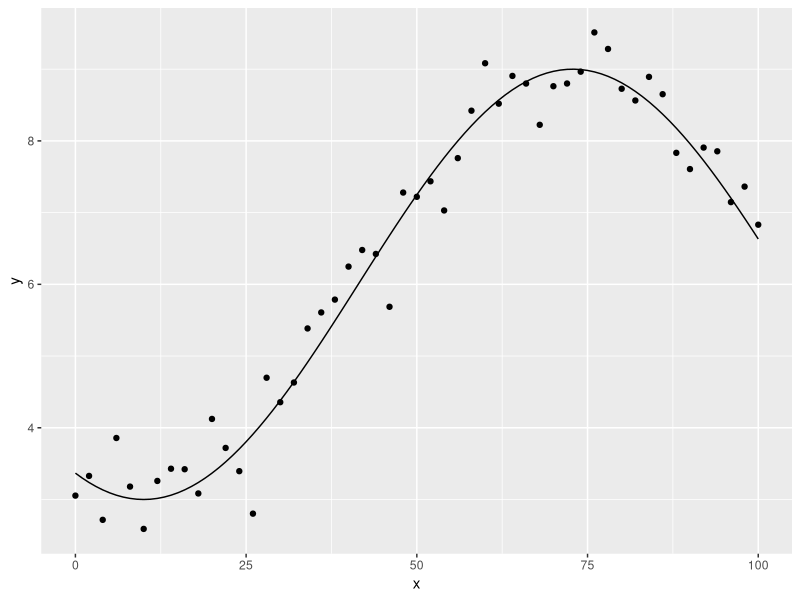
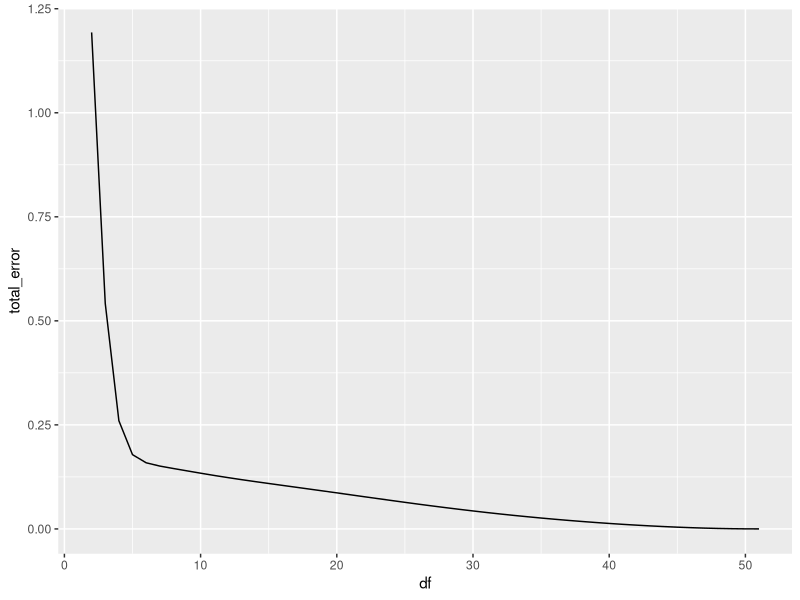
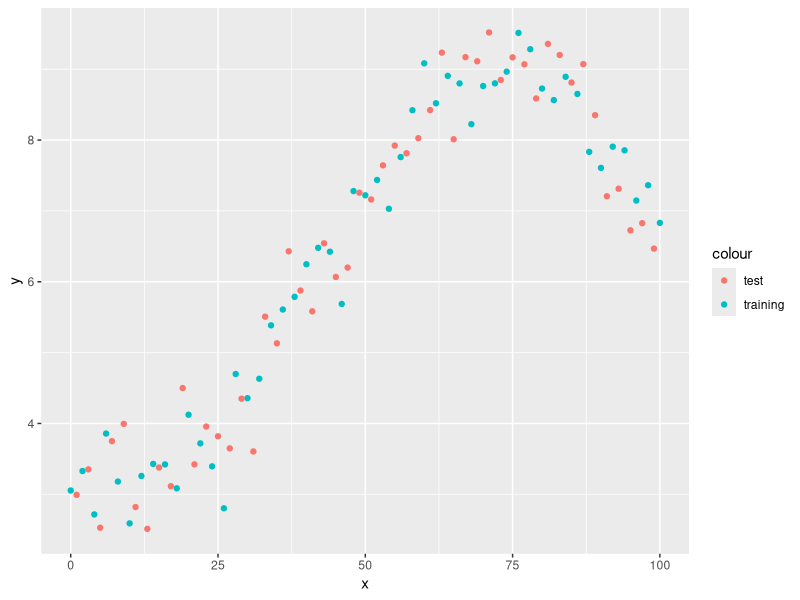
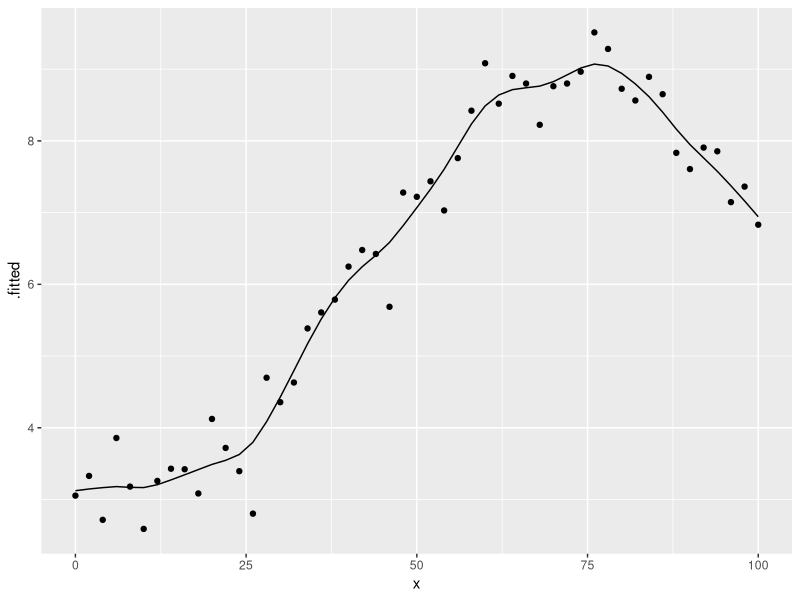
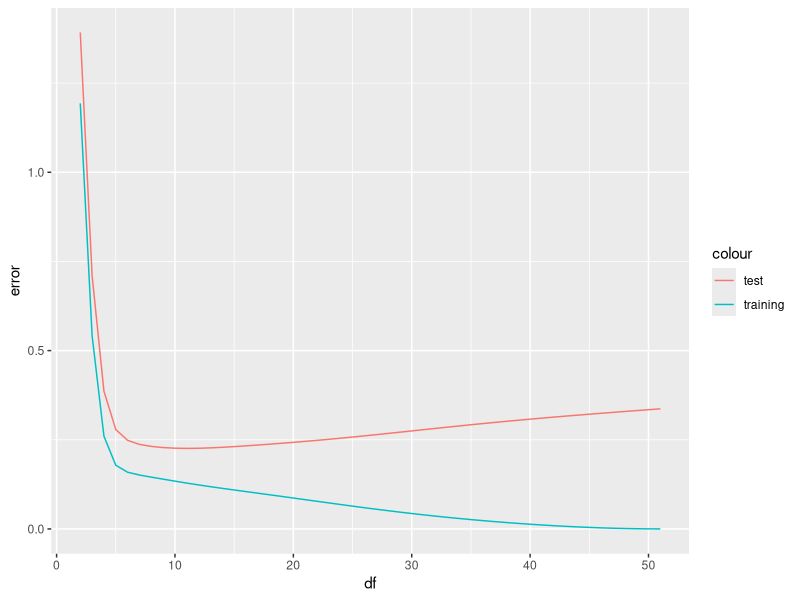

The R source for these figures, in order:
## ---- chunk 1
library(tidyverse)
## ---- chunk 2
set.seed(1)
f <- function(x) {
  y <- -3 * cos((x - 10) / 20) + 6

  return(y)
}

x <- seq(0, 100, 2)
fx <- f(x)
e <- rnorm(length(x), mean = 0, sd = 0.5)
y <- fx + e

values <- data.frame(
  x = x,
  fx = fx,
  e = e,
  y = y
)

values %>%
  ggplot(aes(x = x)) +
  stat_function(fun = f) +
  geom_point(aes(y = y))
## ---- chunk 3
create_spline <- function(values, degrees) {
  spline <- smooth.spline(values$x, values$y, df = degrees)

  return(spline)
}

splines_models <- lapply(as.list(2:length(x)), function(degree) {
  create_spline(values, degree)
})
splines <- append(list(NULL), lapply(splines_models, broom::augment))

head(splines[[2]])
## ---- chunk 4
error_variance <- var(e)

results <- data.frame(
  df = 2:length(x),
  total_error = sapply(2:length(x), function(i) {
    mean(splines[[i]]$.resid^2)
  })
)

results %>%
  ggplot(aes(x = df)) +
  geom_line(aes(y = total_error))
## ---- chunk 5
x_test <- seq(1, 100, 2)
e_test <- rnorm(length(x_test), mean = 0, sd = 0.5)
y_test <- f(x_test) + e_test

values_test <- data.frame(
  x = x_test,
  y = y_test
)

ggplot() +
  geom_point(data = values, aes(x = x, y = y, color = "training")) +
  geom_point(data = values_test, aes(x = x, y = y, color = "test")) 
## ---- chunk 6
all_predictions <- lapply(as.list(1:length(x_test)), function(i) {
  predictions <-  data.frame(predict(splines_models[[i]], x_test)) %>%
    mutate(
      df = i + 1,
      y_real = y_test,
      resid = y_test - y
    )
  
  return(predictions)
})

all_errors <- bind_rows(lapply(all_predictions, function(data) { 
  err <- data %>%
    group_by(df) %>%
    summarise(
      error = mean(resid ^ 2)
    )

  return(err)
}))

splines[[12]] %>%
  ggplot(aes(x = x)) +
  geom_line(aes(y = .fitted)) +
  geom_point(aes(y = y))

ggplot() +
  geom_line(data = all_errors, aes(x = df, y = error, color = "test")) +
  geom_line(data = results, aes(x = df, y = total_error, color = "training"))
